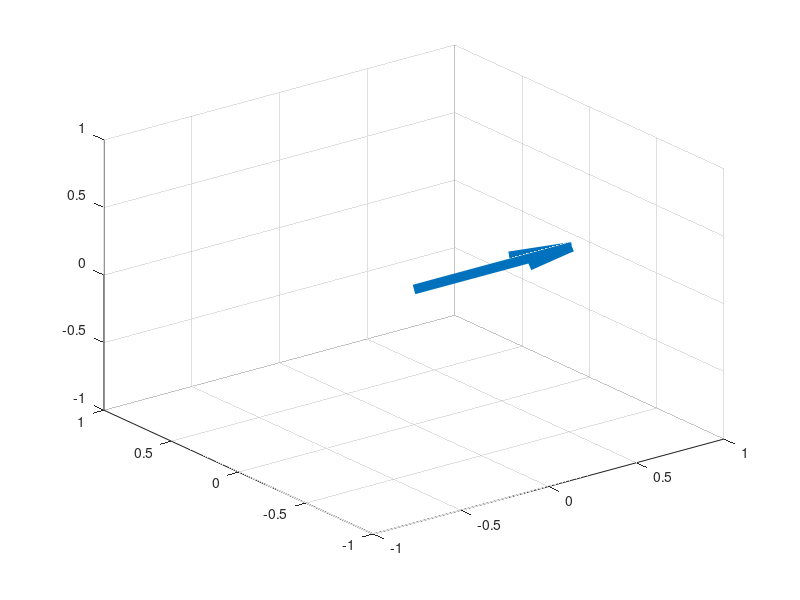

Here is the MATLAB script that generated this plot: (Note: this script raises an error after producing the figure.)
%Constants
TRUE = 1;
FALSE = 0;

%Graph initialization
pt = [0 0 0];
dir = [1 0 0 1];
h = quiver3(pt(1),pt(2),pt(3), dir(1),dir(2),dir(3),'linewidth', 7);
xlim([-1 1])
ylim([-1 1])
zlim([-1 1])

%CHANGE FILENAME HERE%
%File for sensor on finger - Sensor A 
filename ='C:\Users\Amira\Downloads\Data Collection V1 Raw Data\Amira\46_AmiraLoc2Fe_2017-11-09T15.35.31.725_D4F2563AA28E_Quaternion.xlsx';
time = xlsread(filename,'Euler Angles','A4000:A6500');
phi = xlsread(filename,'Euler Angles','B4000:B6500');
theta = xlsread(filename,'Euler Angles','C4000:C6500');
psi = xlsread(filename,'Euler Angles','D4000:D6500');


%File for sensor on wrist - Sensor B
%filename ='C:\Users\Amira\Downloads\Data Collection V1 Raw Data\Amira\59_AmiraLoc5ps_2017-11-09T16.02.19.297_D4F2563AA28E_Quaternion.xlsx';
%quatW = xlsread(filename,'Raw Data','D2:D5000');
%quatX = xlsread(filename,'Raw Data','E2:E5000');
%quatY = xlsread(filename,'Raw Data','F2:F5000');
%quatZ = xlsread(filename,'Raw Data','G2:G5000');

%Initializing Peak Detector Values
[rows, columns] = size(phi);
disp('Starting Peak Detector')
rollingAvg = 0;
recentDataArrPsi = zeros(1,20);
increasing = FALSE;
index = 0;
pastRollingAvg = 0;
numReps = 0;
pastTime = time(2);

%Cycle through each row and calculate position in 3D space
for row = 3 : rows
    
    %Add value to circular array, by finding next index then adding element
    index = (index + 1);
    index = rem(index,19) + 1;
    
    recentDataArrPsi(index) = psi(row);
    
    currTime = time(row);
    
    %Calculate average in circular array
    rollingAvg = 0;
    for i = 1:20
        rollingAvg = rollingAvg + recentDataArrPsi(i);
    end
    rollingAvg = rollingAvg/20;
    
    %check when current point is less than average in the array
    if pastRollingAvg < rollingAvg
        increasing = TRUE;
    end
    
    if increasing == TRUE
        if psi(row) < (rollingAvg)
            numReps = numReps + 1;
            timeElapsed = currTime - startTime;
            str = ['Peak: ', num2str(numReps)];%, ' Exercise took', num2str(timeElapsed*1000), ' (milliseconds)'];
            disp(str)
            increasing = FALSE;
        end
    end
    
    pastRollingAvg = rollingAvg;
    startTime = currTime;

    %3D graph vector
    xfm = makehgtform('zrotate',phi(row),'yrotate',theta(row),'zrotate',psi(row));
    newdir = xfm * dir';
    h.UData = newdir(1);
    h.VData = newdir(2);
    h.WData = newdir(3);
    drawnow
end
